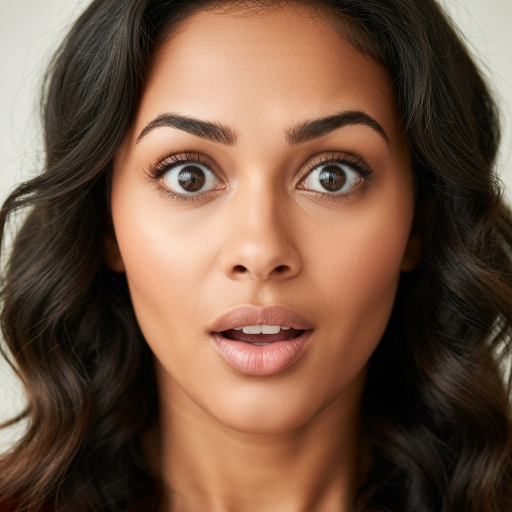
#> input picture dataset/test/ai/surprised-woman1.png, 1024 x 1024 px, found by its file name (shown at 1/2 size)
$ python test_spoof.py   (older library calls are emulated)
#> lines starting #> are read from the running program, lines starting #| are printed output that depends on the picture; after the words box and inside, x2 and y2 are one past the last pixel; in counts of white or black regions, pixels touching at a corner belong together; long printed decimals are rounded
### python files/spoof_detector.py
import cv2
import numpy as np
import spoof_detector
print("USING spoof_detector FROM:", spoof_detector.__file__)

def _blur_score(gray: np.ndarray) -> float:
    # Higher = sharper, Lower = more blur
    return float(cv2.Laplacian(gray, cv2.CV_64F).var())

def _glare_score(img_bgr: np.ndarray) -> float:
    # Glare often produces large bright saturated regions
    hsv = cv2.cvtColor(img_bgr, cv2.COLOR_BGR2HSV)
    v = hsv[:, :, 2]
    bright = (v > 245).astype(np.uint8)
    ratio = float(bright.mean())  # 0 to 1
    return ratio

def _moiré_score(gray: np.ndarray) -> float:
    # Approx: high-frequency energy ratio using FFT
    f = np.fft.fft2(gray)
    fshift = np.fft.fftshift(f)
    mag = np.log(np.abs(fshift) + 1.0)

    h, w = mag.shape
    cy, cx = h // 2, w // 2

    # low frequency center window
    r = int(min(h, w) * 0.08)
    low = mag[cy - r: cy + r, cx - r: cx + r]

    total_energy = float(mag.mean())
    low_energy = float(low.mean())
    high_energy = max(total_energy - low_energy, 0.0)

    # ratio-like value
    return float(high_energy / (total_energy + 1e-6))

def _border_rect_score(gray: np.ndarray) -> float:
    edges = cv2.Canny(gray, 80, 160)

    # Convert edges from {0,255} to {0,1}
    edges = (edges > 0).astype(np.float32)

    h, w = edges.shape
    m = int(min(h, w) * 0.06)  # border margin

    top = float(edges[:m, :].mean())
    bottom = float(edges[h-m:, :].mean())
    left = float(edges[:, :m].mean())
    right = float(edges[:, w-m:].mean())

    border_strength = (top + bottom + left + right) / 4.0
    return float(border_strength)  # now 0..1

def detect_spoof(image_bgr: np.ndarray) -> dict:
    """
    Returns:
      {
        "is_spoof": bool,
        "spoof_score": float (0..1),
        "reasons": [str],
        "signals": { ... raw scores ... }
      }
    """
    if image_bgr is None or image_bgr.size == 0:
        return {"is_spoof": True, "spoof_score": 1.0, "reasons": ["Invalid image"], "signals": {}}

    # Resize for stable scoring
    img = cv2.resize(image_bgr, (512, 512), interpolation=cv2.INTER_AREA)
    gray = cv2.cvtColor(img, cv2.COLOR_BGR2GRAY)

    blur = _blur_score(gray)              # e.g. < 60 often blurred
    glare = _glare_score(img)             # > 0.02 can be glare
    moire = _moiré_score(gray)            # higher means more HF energy
    border = _border_rect_score(gray)     # higher means more edge at borders

    reasons = []
    spoof_score = 0.0

    # --- Rules (prototype-friendly thresholds) ---
    # 1) Blur
    if blur < 60:
        reasons.append(f"High blur (blur_score={blur:.1f})")
        spoof_score += 0.30
    elif blur < 120:
        reasons.append(f"Medium blur (blur_score={blur:.1f})")
        spoof_score += 0.15

    # 2) Glare
    if glare > 0.015:
        reasons.append(f"Possible screen glare (glare_ratio={glare:.3f})")
        spoof_score += 0.20

    # 3) Moiré / recapture-ish high frequency pattern
    if moire > 0.45:
        reasons.append(f"Moiré-like high-frequency patterns (moire_score={moire:.2f})")
        spoof_score += 0.25

    # 4) Screen border hints
    if border > 0.10:
        reasons.append(f"Strong border edges (border_score={border:.3f})")
        spoof_score += 0.25

    spoof_score = float(min(max(spoof_score, 0.0), 1.0))
    is_spoof = spoof_score >= 0.45  # decision threshold

    return {
        "is_spoof": bool(is_spoof),
        "spoof_score": spoof_score,
        "reasons": reasons if reasons else ["No strong spoof signals detected"],
        "signals": {
            "blur_score": blur,
            "glare_ratio": glare,
            "moire_score": moire,
            "border_score": border,
        }
    }

### python files/test_spoof.py
import cv2
from spoof_detector import detect_spoof

IMAGE_PATH = r"C:\Users\vishw\Documents\ai_image_detector\dataset\test\ai\surprised-woman1.png"# Try also a real image path and compare.

img = cv2.imread(IMAGE_PATH)
#> img is the input picture: shape (1024, 1024, 3); mean B, G, R 68.6, 86.7, 115.8
result = detect_spoof(img)
#> in detect_spoof, `img = cv2.resize(image_bgr, (512, 512), interpolation=cv2.INTER_AREA)`:
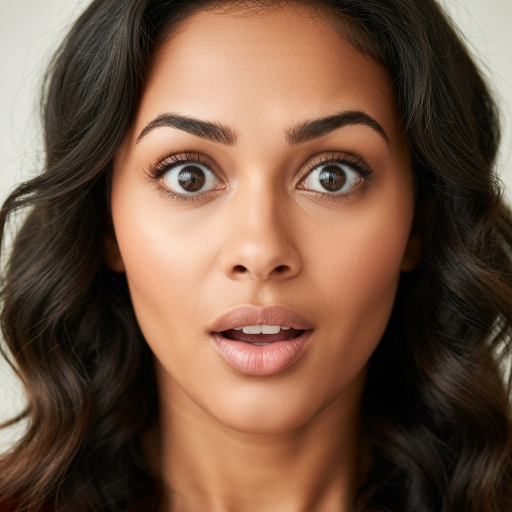
#> img: shape (512, 512, 3); mean B, G, R 68.7, 86.8, 115.9
#> in detect_spoof, `gray = cv2.cvtColor(img, cv2.COLOR_BGR2GRAY)`:
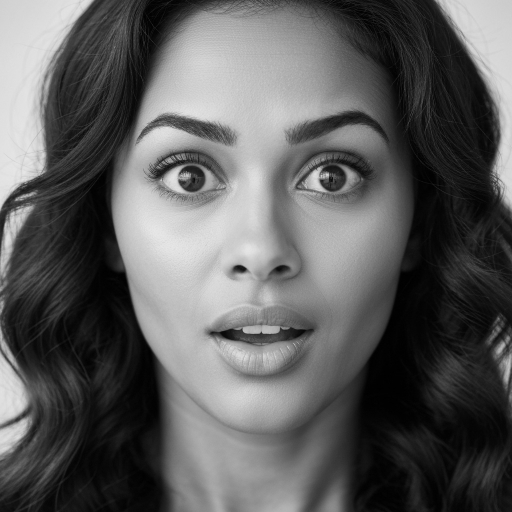
#> gray: shape (512, 512); min 0, max 231, mean 93.5
#> in detect_spoof, `blur = _blur_score(gray)`: blur = 241.3
#> in _glare_score, `hsv = cv2.cvtColor(img_bgr, cv2.COLOR_BGR2HSV)`: hsv: shape (512, 512, 3); mean H, S, V 15.2, 120, 115.9
#> in _glare_score, `v = hsv[:, :, 2]`:
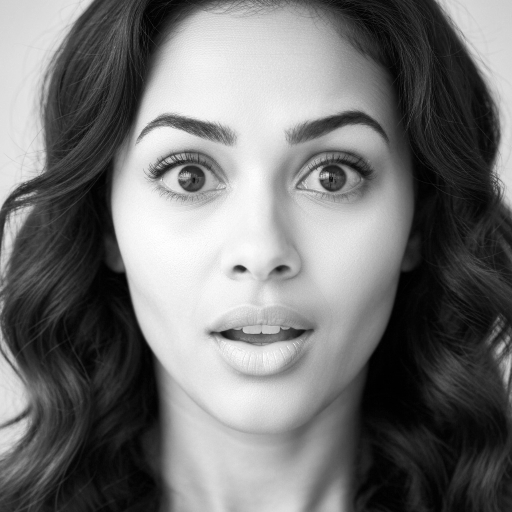
#> v: shape (512, 512); min 0, max 255, mean 115.9
#> in _glare_score, `bright = (v > 245).astype(np.uint8)`:
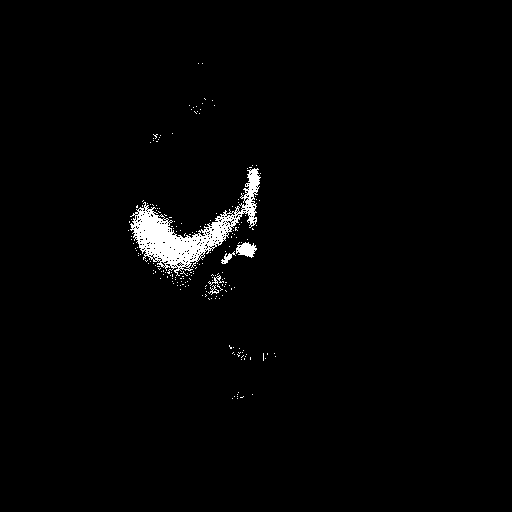
#> bright: shape (512, 512); values 0 (black) and 1 (white), 1.7% white; 202 white regions (197 under 20 px), largest, box (x1, y1, x2, y2) and area: (130, 168, 261, 276) 3813, (236, 242, 257, 258) 212, (221, 251, 236, 264) 72, (208, 275, 224, 291) 57, (208, 285, 219, 295) 36
#> in _glare_score, `ratio = float(bright.mean())`: ratio = 0.0171
#> in _moiré_score, `mag = np.log(np.abs(fshift) + 1.0)`:
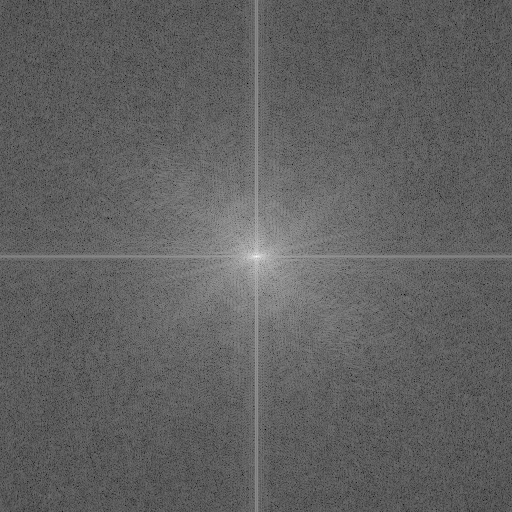
#> mag: shape (512, 512) float64; min 1.68, max 17.01, mean 7.53; drawn with min black and max white
#> in _moiré_score, `low = mag[cy - r: cy + r, cx - r: cx + r]`:
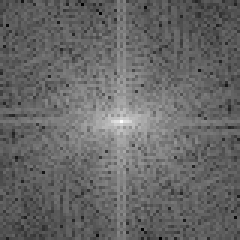
#> low: shape (80, 80) float64 (shown 3 times larger); min 5.98, max 17.01, mean 10.45; drawn with min black and max white
#> in _moiré_score, `total_energy = float(mag.mean())`: total_energy = 7.53
#> in _moiré_score, `low_energy = float(low.mean())`: low_energy = 10.45
#> in _moiré_score, `high_energy = max(total_energy - low_energy, 0.0)`: high_energy = 0
#> in _border_rect_score, `edges = cv2.Canny(gray, 80, 160)`:
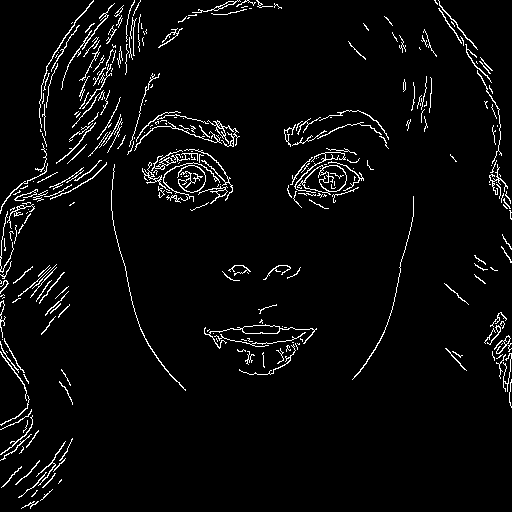
#> edges: shape (512, 512); 4% white in thin lines or dots
#> in _border_rect_score, `edges = (edges > 0).astype(np.float32)`: edges: shape (512, 512) float32; values 0 (black) and 1 (white), 4% white in thin lines or dots
#> in _border_rect_score, `top = float(edges[:m, :].mean())`: top = 0.0443
#> in _border_rect_score, `bottom = float(edges[h-m:, :].mean())`: bottom = 0.00866
#> in _border_rect_score, `left = float(edges[:, :m].mean())`: left = 0.0745
#> in _border_rect_score, `right = float(edges[:, w-m:].mean())`: right = 0.0611
#> in _border_rect_score, `border_strength = (top + bottom + left + right) / 4.0`: border_strength = 0.0471
#> result = 4 items

print("Spoof result:", result["is_spoof"])
#| Spoof result: False
print("Spoof score :", result["spoof_score"])
#| Spoof score : 0.2
print("Reasons     :", result["reasons"])
#| Reasons     : ['Possible screen glare (glare_ratio=0.017)']
print("Signals     :", result["signals"])
#| Signals     : {'blur_score': 241.267, 'glare_ratio': 0.01714, 'moire_score': 0.0, 'border_score': 0.04714}

$ run again, with dataset/test/ai/surprised-woman2.png copied over dataset/test/ai/surprised-woman1.png
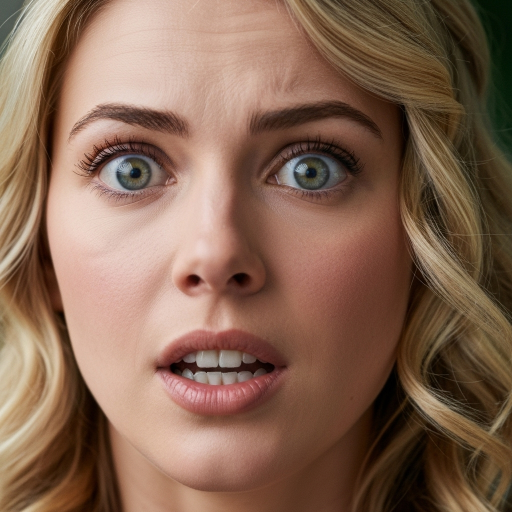
#> input picture dataset/test/ai/surprised-woman2.png, 1024 x 1024 px, found by its file name (shown at 1/2 size)
#> img is the input picture: shape (1024, 1024, 3); mean B, G, R 82.9, 102, 133.3
#> img: shape (512, 512, 3)
#> blur = 357.1
#> hsv: shape (512, 512, 3); mean H, S, V 13.8, 117, 133.8
#> bright: shape (512, 512); every value is 0
#> ratio = 0
#> in _moiré_score, `low = mag[cy - r: cy + r, cx - r: cx + r]`:
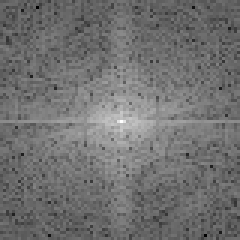
#> low: shape (80, 80) float64 (shown 3 times larger); min 4.97, max 17.17, mean 10.39; drawn with min black and max white
#> total_energy = 7.67
#> low_energy = 10.39
#> high_energy = 0
#> in _border_rect_score, `edges = cv2.Canny(gray, 80, 160)`:
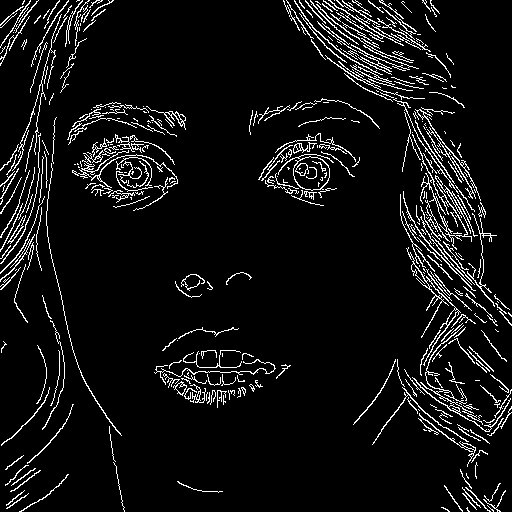
#> edges: shape (512, 512); 6.8% white in thin lines or dots
#> top = 0.111
#> bottom = 0.0354
#> left = 0.105
#> right = 0.052
#> border_strength = 0.076
#> result = 4 items
#| Spoof result: False
#| Spoof score : 0.0
#| Reasons     : ['No strong spoof signals detected']
#| Signals     : {'blur_score': 357.120, 'glare_ratio': 0.0, 'moire_score': 0.0, 'border_score': 0.07603}

$ run again, with dataset/test/ai/surprised-woman3.png copied over dataset/test/ai/surprised-woman1.png
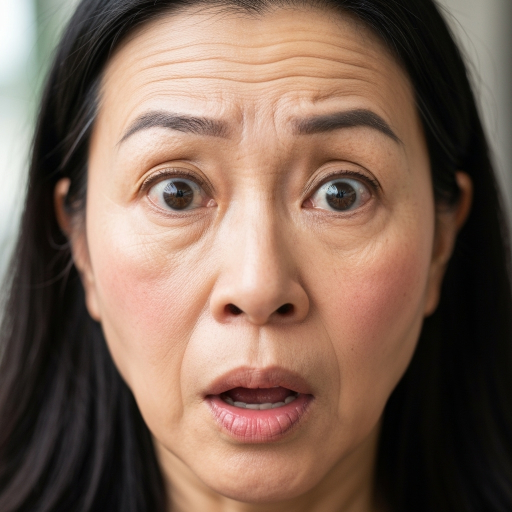
#> input picture dataset/test/ai/surprised-woman3.png, 1024 x 1024 px, found by its file name (shown at 1/2 size)
#> img is the input picture: shape (1024, 1024, 3); mean B, G, R 87.1, 101.6, 126.8
#> img: shape (512, 512, 3)
#> blur = 188.9
#> hsv: shape (512, 512, 3); mean H, S, V 25.3, 82.2, 127.6
#> bright: shape (512, 512); values 0 (black) and 1 (white), 2.5% white; 620 white regions (609 under 20 px), largest, box (x1, y1, x2, y2) and area: (210, 189, 258, 304) 2007, (98, 207, 144, 269) 1460, (0, 0, 20, 63) 921
#> ratio = 0.0249
#> total_energy = 7.4
#> low_energy = 10.29
#> high_energy = 0
#> in _border_rect_score, `edges = cv2.Canny(gray, 80, 160)`:
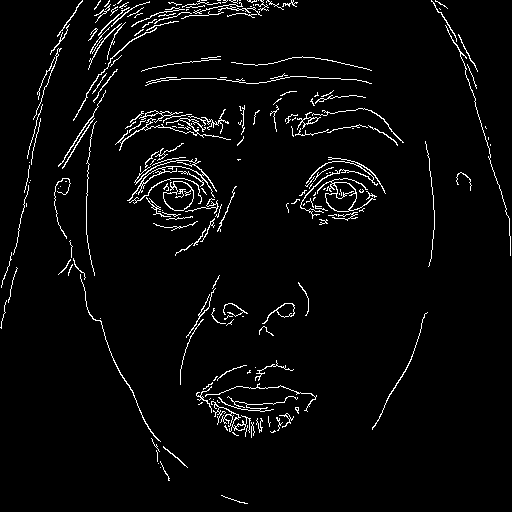
#> edges: shape (512, 512); 3.6% white in thin lines or dots
#> top = 0.0729
#> bottom = 0.00189
#> left = 0.0146
#> right = 0.00905
#> border_strength = 0.0246
#> result = 4 items
#| Spoof result: False
#| Spoof score : 0.2
#| Reasons     : ['Possible screen glare (glare_ratio=0.025)']
#| Signals     : {'blur_score': 188.941, 'glare_ratio': 0.02491, 'moire_score': 0.0, 'border_score': 0.02461}
